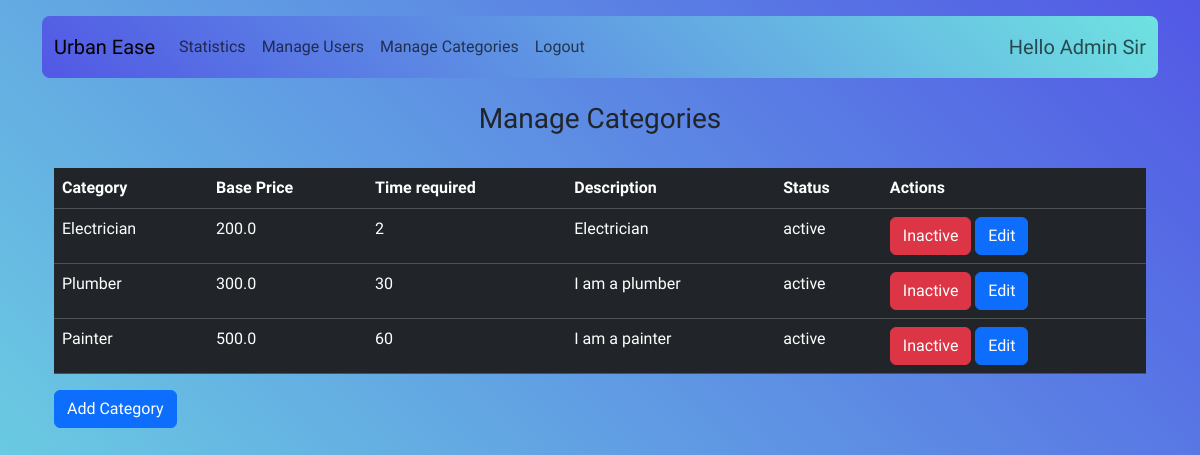
/managecategories (signed in), run on an earlier commit of the app's database.
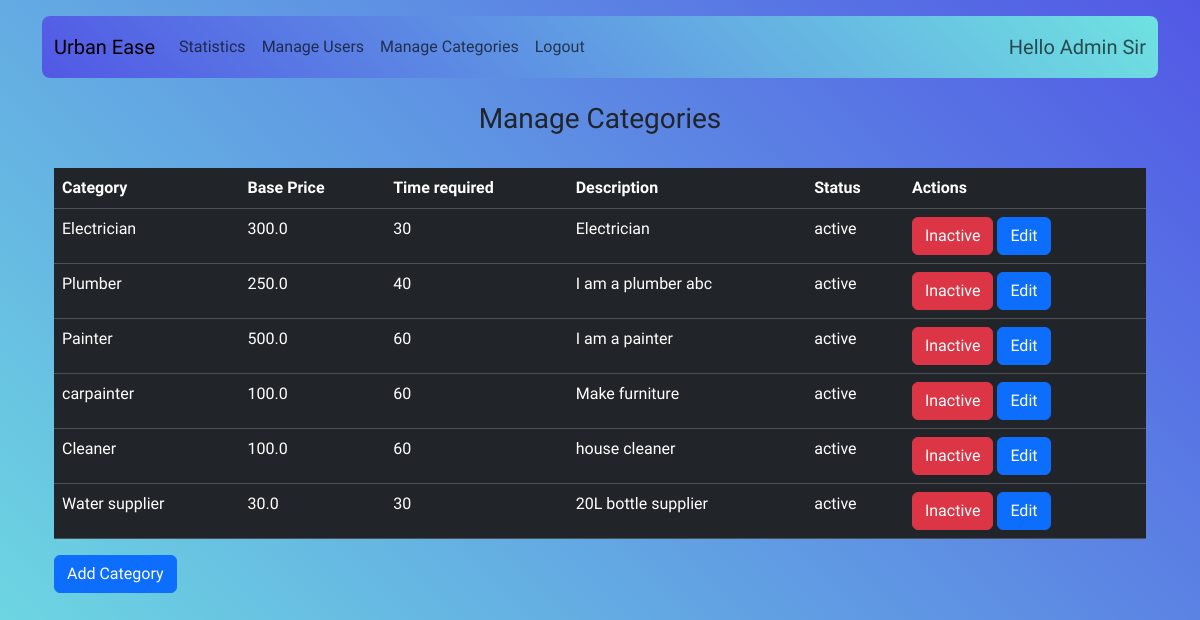
And on a later commit of the database.
### application/model.py (models this page shows)
class ServiceCategory(db.Model):
    id = db.Column(db.Integer, primary_key=True)
    name = db.Column(db.String(80), nullable=False)
    base_price = db.Column(db.Float, nullable=False)
    time_required = db.Column(db.Integer, nullable=False)
    description = db.Column(db.String(80), nullable=False)
    status = db.Column(db.String(80), nullable=False)

### application/routes.py (the view)
@app.route('/managecategories')
@login_required
def managecategories():
    service_categories = ServiceCategory.query.all()
    return render_template('admin_categories.html', service_categories=service_categories)

### application/model.py (called while the page is built)
    @property
    def is_active(self):
        if self.role == 'customer':
            return self.customer_det.status == 'active'
        elif self.role == 'service_professional':
            return self.service_professional_det.status == 'approved'
        elif self.role == 'admin':
            return True
        return False  # For any other role, return False or handle accordingly

### application/routes.py (called while the page is built)
@login_manager.user_loader
def load_user(user_id):
    return User.query.get(int(user_id))

### templates/admin_categories.html (shortened to what this page needs)
{% if session['role']=='admin' %}
{% extends 'base.html' %}
{% block content %}
<div class="container-fluid">
<h1 class="h3 text-center">Manage Categories</h1>
<div class="table-responsive" style="max-height: 500px; overflow-y: auto;">
  <table class="table table-dark table-hover mt-4">
    <thead>
      <tr>
        <th scope="col">Category</th>
        <th scope="col">Base Price</th>
        <th scope="col">Time required</th>
        <th scope="col">Description</th>
        <th scope="col">Status</th>
        <th scope="col">Actions</th>
      </tr>
    </thead>
    <tbody>
      {% for category in service_categories %}
      <tr>
        <td scope="row">{{ category.name }}</td>
        <td scope="row">{{ category.base_price }}</td>
        <td scope="row">{{ category.time_required }}</td>
        <td scope="row">{{ category.description }}</td>
        <td scope="row">{{ category.status }}</td>
        <td scope="row">
          {% if category.status == 'active' %}
          <a href="{{ url_for('deletecategory', id=category.id) }}" class="btn btn-danger">Inactive</a>
          {% else %}
          <a href="{{ url_for('activecategory', id=category.id) }}" class="btn btn-success">Active</a>
          {% endif %}
          {% if category.status == 'active' %}
          <button type="button" class="btn btn-primary" data-bs-toggle="modal" data-bs-target="#editModal{{ category.id }}">
            Edit
          </button>
          {% endif %}
        </td>
      </tr>
      {% endfor %}
    </tbody>
  </table>
  <a href="{{ url_for('addcategory') }}" class="btn btn-primary">Add Category</a>
</div>
</div>
{% endblock %}
{% else %}
<h1>Access Denied</h1>
<p>You do not have permission to access this page</p>
<a href="{{ url_for('home') }}">Go back to home</a>
{% endif %}

What changed in the data, as far as the page shows it:
changed ServiceCategory "Electrician": base_price "200.0" → "300.0"; time_required "2" → "30"
changed ServiceCategory "Plumber": base_price "300.0" → "250.0"; time_required "30" → "40"; description "I am a plumber" → "I am a plumber abc"
added ServiceCategory: name "carpainter", base_price "100.0", time_required "60", description "Make furniture", status "active"
added ServiceCategory: name "Cleaner", base_price "100.0", time_required "60", description "house cleaner", status "active"
added ServiceCategory: name "Water supplier", base_price "30.0", time_required "30", description "20L bottle supplier", status "active"
